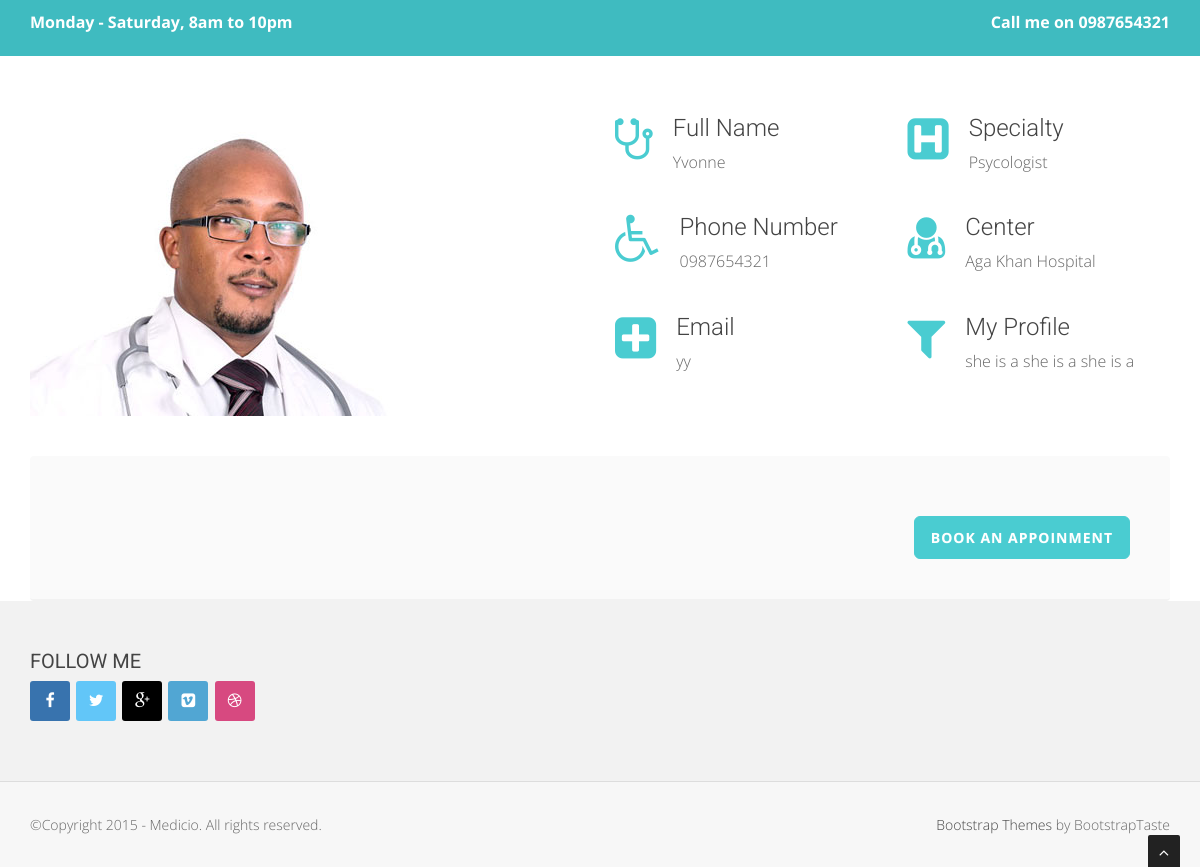
The page /member.php?id=2 on the database its author committed.
### tables this page shows
CREATE TABLE `doctors` (
  `doctor_id` int(30) NOT NULL,
  `doctor_full_name` text NOT NULL,
  `doctor_email` text NOT NULL,
  `doctor_picture` text NOT NULL,
  `doctor_specialty` text NOT NULL,
  `doctor_profile` text NOT NULL,
  `doctor_phone_number` varchar(13) NOT NULL,
  `doctor_hospital` text NOT NULL,
  `doctor_assignment` text NOT NULL
);

### member.php (the view, shortened to what this page needs)
<!DOCTYPE html>
<html lang="en">
<head>
    <link href="css/bootstrap.min.css" rel="stylesheet" type="text/css">
    <link href="font-awesome/css/font-awesome.min.css" rel="stylesheet" type="text/css" />
	<link rel="stylesheet" type="text/css" href="plugins/cubeportfolio/css/cubeportfolio.min.css">
	<link href="css/nivo-lightbox.css" rel="stylesheet" />
	<link href="css/nivo-lightbox-theme/default/default.css" rel="stylesheet" type="text/css" />
	<link href="css/owl.carousel.css" rel="stylesheet" media="screen" />
    <link href="css/owl.theme.css" rel="stylesheet" media="screen" />
	<link href="css/animate.css" rel="stylesheet" />
    <link href="css/style.css" rel="stylesheet">
	<link id="bodybg" href="bodybg/bg1.css" rel="stylesheet" type="text/css" />
	<link id="t-colors" href="color/default.css" rel="stylesheet">
</head>
<?php
$id=$_GET['id'];
global $conn;
	 	$result=mysqli_query($conn,"SELECT * FROM doctors WHERE doctor_id = $id");
	 	 while($row=mysqli_fetch_array($result) ){
?>
<body id="page-top" data-spy="scroll" data-target=".navbar-custom">
<div id="wrapper">
    <div class="top-area">
			<div class="container">
				<div class="row">
					<div class="col-sm-6 col-md-6">
					<p class="bold text-left">Monday - Saturday, 8am to 10pm </p>
					</div>
					<div class="col-sm-6 col-md-6">
					<p class="bold text-right">Call me on <?php echo $row['doctor_phone_number']?></p>
					</div>
				</div>
			</div>
		</div>
    <section id="service" class="home-section nopadding paddingtop-60">
		<div class="container">
        <div class="row">
			<div class="col-sm-6 col-md-6">
				<div class="wow fadeInUp" data-wow-delay="0.2s">
				<img src="img/team/<?php echo $row['doctor_picture']?>" class="img-responsive" alt="" />
				</div>
            </div>
			<div class="col-sm-3 col-md-3">
				<div class="wow fadeInRight" data-wow-delay="0.1s">
                <div class="service-box">
					<div class="service-icon">
						<span class="fa fa-stethoscope fa-3x"></span>
					</div>
					<div class="service-desc">
						<h5 class="h-light">Full Name</h5>
						<p><?php echo $row['doctor_full_name']?></p>
					</div>
                </div>
				</div>
				<div class="wow fadeInRight" data-wow-delay="0.2s">
				<div class="service-box">
					<div class="service-icon">
						<span class="fa fa-wheelchair fa-3x"></span>
					</div>
					<div class="service-desc">
						<h5 class="h-light">Phone Number</h5>
						<p><?php echo $row['doctor_phone_number']?></p>
					</div>
                </div>
				</div>
				<div class="wow fadeInRight" data-wow-delay="0.3s">
				<div class="service-box">
					<div class="service-icon">
						<span class="fa fa-plus-square fa-3x"></span>
					</div>
					<div class="service-desc">
						<h5 class="h-light">Email</h5>
						<p><?php echo $row['doctor_email']?></p>
					</div>
                </div>
				</div>
            </div>
			<div class="col-sm-3 col-md-3">
				<div class="wow fadeInRight" data-wow-delay="0.1s">
                <div class="service-box">
					<div class="service-icon">
						<span class="fa fa-h-square fa-3x"></span>
					</div>
					<div class="service-desc">
						<h5 class="h-light">Specialty</h5>
						<p><?php echo $row['doctor_specialty']?></p>
					</div>
                </div>
				</div>
				<div class="wow fadeInRight" data-wow-delay="0.3s">
				<div class="service-box">
					<div class="service-icon">
						<span class="fa fa-user-md fa-3x"></span>
					</div>
					<div class="service-desc">
						<h5 class="h-light">Center</h5>
						<p><?php echo $row['doctor_hospital']?></p>
					</div>
                </div>
				</div>
				<div class="wow fadeInRight" data-wow-delay="0.2s">
				<div class="service-box">
					<div class="service-icon">
						<span class="fa fa-filter fa-3x"></span>
					</div>
					<div class="service-desc">
						<h5 class="h-light">My Profile</h5>
						<p><?php echo $row['doctor_profile']?></p>
					</div>
                </div>
				</div>
            </div>
        </div>
		</div>
	</section>
	<?php
		 }
	?>
		<section id="callaction" class="home-section paddingtop-40">
           <div class="container">
				<div class="row">
					<div class="col-md-12">
						<div class="callaction bg-gray">
							<div class="row">
								<div class="col-md-8">
								</div>
								<div class="col-md-4">
									<div class="wow lightSpeedIn" data-wow-delay="0.1s">
										<div class="cta-btn">
										<a href="appointment.php?doctor_id=<?php echo $id?>" class="btn btn-skin btn-lg">Book an appoinment</a>
										</div>
									</div>
								</div>
							</div>
						</div>
					</div>
				</div>
            </div>
	</section>
	<footer>
		<div class="container">
			<div class="row">
				<div class="col-sm-6 col-md-4">
					<div class="wow fadeInDown" data-wow-delay="0.1s">
					<div class="widget">
						<h5>Follow Me</h5>
						<ul class="company-social">
								<li class="social-facebook"><a href="#"><i class="fa fa-facebook"></i></a></li>
								<li class="social-twitter"><a href="#"><i class="fa fa-twitter"></i></a></li>
								<li class="social-google"><a href="#"><i class="fa fa-google-plus"></i></a></li>
								<li class="social-vimeo"><a href="#"><i class="fa fa-vimeo-square"></i></a></li>
								<li class="social-dribble"><a href="#"><i class="fa fa-dribbble"></i></a></li>
						</ul>
					</div>
					</div>
				</div>
			</div>
		</div>
		<div class="sub-footer">
		<div class="container">
			<div class="row">
				<div class="col-sm-6 col-md-6 col-lg-6">
					<div class="wow fadeInLeft" data-wow-delay="0.1s">
					<div class="text-left">
					<p>&copy;Copyright 2015 - Medicio. All rights reserved.</p>
					</div>
					</div>
				</div>
				<div class="col-sm-6 col-md-6 col-lg-6">
					<div class="wow fadeInRight" data-wow-delay="0.1s">
					<div class="text-right">
						<p><a href="http://bootstraptaste.com/">Bootstrap Themes</a> by BootstrapTaste</p>
					</div>
					</div>
				</div>
			</div>
		</div>
		</div>
	</footer>
</div>
<a href="#" class="scrollup"><i class="fa fa-angle-up active"></i></a>
</body>
</html>

### css/style.css (style rules this page uses)
body { width: 100%; height: 100%; font-family: 'Open Sans', sans-serif; font-weight: 300; color: #666; background-color: #ddd; font-size: 16px; line-height: 1.6em; }
html { width: 100%; height: 100%; }
h5 { font-size: 24px; }
h1, h2, h3, h4, h5, h6 { margin: 0 0 30px; font-family: 'Roboto', sans-serif; font-weight: 400; color: #444; line-height: 1em; }
h1.h-light,h2.h-light,h3.h-light ,h4.h-light ,h5.h-light ,h6.h-light { font-weight: 300; }
p { margin: 0 0 20px; }
p.bold { font-weight: 700; }
a { color: #666; -webkit-transition: all .2s ease-in-out; -moz-transition: all .2s ease-in-out; transition: all .2s ease-in-out; }
.top-area { -webkit-transition: all .4s ease-in-out; -moz-transition: all .4s ease-in-out; transition: all .4s ease-in-out; width: 100%; color: #fff; padding-top: 10px; padding-bottom: 10px; }
.top-area p { margin-bottom: 10px; }
.paddingtop-40 { padding-top:40px !important; }
.paddingtop-60 { padding-top:60px !important; }
.home-section { padding-top: 150px; display:block; position:relative; z-index:120; background-color: #fff; }
.home-section.nopadding { padding-top: 0; padding-bottom: 0; display:block; position:relative; z-index:120; }
.bg-gray { background: #fafafa; }
.callaction { padding:30px 30px 20px 30px; border-radius: 4px; border-bottom: 2px solid #f2f2f2; }
.cta-btn { float:right; padding:20px 10px 20px 20px; margin-top:10px; }
.btn-skin { color: #fff; }
.btn-lg, .btn-group-lg > .btn { padding: 10px 16px; font-size: 20px; line-height: 1.5em; border-radius: 6px; }
.service-box { margin-bottom: 40px; }
.service-icon { margin: 0 20px 20px 0; float: left; }
.service-desc h5 { margin-bottom: 10px; }
.company-social { margin-left: 0; padding-left: 0; margin-top: 10px; }
.company-social { text-align: left; list-style: none; }
.company-social li { margin:0; padding:0; display: inline-block; }
.company-social a { margin:0 2px 0 0; }
.company-social a i { width: 40px; height: 40px; line-height: 40px; text-align: center; color: #fff; -webkit-transition: background .3s ease-in-out; transition: background .3s ease-in-out; text-align: center; border-radius: 3px; padding:0; }
.company-social .social-facebook a i { background: #3873ae; }
.company-social .social-twitter a i { background: #62c6f8; }
.company-social .social-dribble a i { background: #d74980; }
.company-social .social-google a i { background: #000; }
.company-social .social-vimeo a i { background: #51a6d3; }
.widget ul { list-style: none; margin-left:0; padding-left:0; }
footer { background-color: #f2f2f2; }
footer { padding: 50px 0 0; }
footer .widget { margin-bottom: 30px; }
footer .widget h5 { font-size: 20px; margin-bottom: 10px; text-transform: uppercase; }
.sub-footer { margin-top: 30px; background-color: #f7f7f7; border-top: 1px solid #ddd; padding: 30px 0 10px; }
.sub-footer a { color: #444; }
footer .sub-footer p { font-size: 14px; }
.scrollup { position:fixed; width:32px; height:32px; bottom:0px; right:20px; background: #222; -webkit-border-radius: 2px 2px 0 0; -moz-border-radius: 2px 2px 0 0; border-radius: 2px 2px 0 0; }
a.scrollup { outline:0; text-align: center; }
a.scrollup i { margin-top: 10px; color: #fff; }
.btn { position: relative; display: inline-block; outline: none; color: #fff; text-decoration: none; text-transform: uppercase; letter-spacing: 1px; font-weight: 400; text-shadow: 0 0 1px rgba(255,255,255,0.3); font-size: 14px; font-weight: 700; }

### bodybg/bg1.css (style rules this page uses)
body { background: url(../img/bodybg/bg1.png) repeat left top; }

### color/default.css (style rules this page uses)
.service-icon span { color: #4ACCD1; }
.btn-skin { background-color: #4ACCD1; border-color: #4ACCD1; }
.top-area { background: #3fbbc0; }

### rows shown on the page
doctors: doctor_phone_number "0987654321", doctor_picture (picture), doctor_full_name "Yvonne", doctor_email "yy", doctor_specialty "Psycologist", doctor_hospital "Aga Khan Hospital", doctor_profile "she is a she is a she is a"
